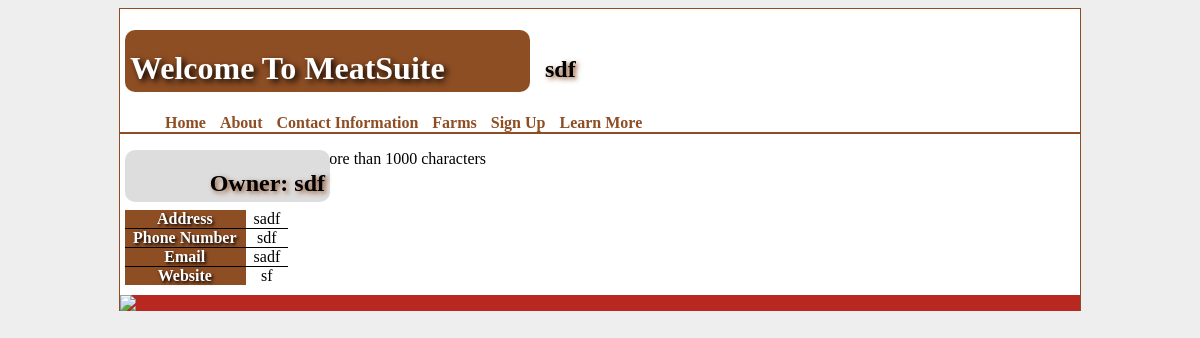
Page /index.php?page=profile&id=4 on the committed database.
### tables this page shows
CREATE TABLE IF NOT EXISTS `farms` (
  `FarmName` varchar(30) DEFAULT NULL,
  `owner` varchar(30) NOT NULL,
  `address` varchar(30) NOT NULL,
  `phone` varchar(30) NOT NULL,
  `email` varchar(30) NOT NULL,
  `website` varchar(30) NOT NULL,
  `organic` tinyint(1) NOT NULL,
  `beef` tinyint(1) NOT NULL,
  `pork` tinyint(1) NOT NULL,
  `chicken` tinyint(1) NOT NULL,
  `description` varchar(1000) DEFAULT NULL,
  `id` int(11) NOT NULL AUTO_INCREMENT,
  PRIMARY KEY (`id`)
);

### index.php (called while the page is built, shortened)
<?php
        include('functions.php');
        $pages = array(
            "home" => array(
                "header" => "Home"
            ),
            "about" => array(
                "header" => "About"
            ),
            "contactInfo" => array(
                "header" => "Contact Information"
            ),
			"farms" => array(
				"header" => "Farms"
			),
			"signup" => array (
				"header" => "Sign Up"
			),
			"profile" => array (
				"header" => "Profile",
                "showInMenu" => false
			),
			"learnmore" => array (
				"header" => "Learn More"
			),
			"description" => array (
				"header" => "Sign Up",
                "showInMenu" => false
			)
        );
        if (isset($_GET ["page"]) && isset($pages[$_GET["page"]])) {
            $currentPage = $_GET["page"];
        } else {
            $currentPage = "home";
        }
        $pageHeader = $pages[$currentPage]["header"];
        include "template.php";

### functions.php (called while the page is built, shortened)
<?php
    function query($query) {
        $result = mysql_query($query);
	if($result) {
            return $result;
        } else {
            echo "Error: ".mysql_error();
            return false;
        }
    }
?>

### profile.php (the view)
<?php
	$desc = query("SELECT * FROM farms WHERE id=".$_GET['id']."");
	$row = mysql_fetch_array($desc);?>
	<h2 id="ShopName">Owner: <?php echo $row['owner']; ?> </h2>
<div id="profileTable">
	<table border="1">
		<tr>
			<th>Address</th>
			<td><?php echo $row['address']; ?></td>
		</tr>
		<tr>
			<th>Phone Number</th>
			<td><?php echo $row['phone']; ?></td>
		</tr>
		<tr>
			<th>Email</th>
			<td><?php echo $row['email']; ?></td>
		</tr>
		<tr>
			<th>Website</th>
			<td><?php echo $row['website']; ?></td>
		</tr>
	</table>
</div>
<p>
	<?php
		if (isset ($row['description'])){
			echo $row['description'];
		}
		else{
			echo 'No description available.';
		}
	?>
</p>

### template.php (shortened to what this page needs)
<html>
	<head>
		<link rel="stylesheet" href="meatsuite.css" />
	</head>
	<body>
	<div class="Container">
		<div id="Headers">
			<h1>Welcome To MeatSuite</h1>
			<h2>
				<?php
					if ($pageHeader == 'Profile'){
						$desc = mysql_query("SELECT * FROM farms WHERE id='".$_GET['id']."'");
						$row = mysql_fetch_array($desc);
						echo $row['FarmName'];
					}
					else{
						echo $pageHeader;
					}
				?>
			</h2>
			<br style= "clear: both;"/>
		</div>
		<?php include 'Menu.php'; ?>
		<div class="Paragraph">
			<?php include $pageFile; ?>
			<br style= "clear: both;"/>
		</div>
		<footer style= "background-color:#b82820;">
			<img id ="Tompkins" src="http://ccetompkins.org/sites/all/themes/ccetompkins/images/logo.jpg" />
		</footer>
	</div>
	</body>
</html>

### meatsuite.css (style rules this page uses)
body { background:#eee; }
.Container { margin: 0 auto 0 auto; width: 960px; background:white; border-left:1px solid #8e4e24; border-right:1px solid #8e4e24; border-top:1px solid #8e4e24; }
h1 { text-align:left; width:400px; padding: 20px 0 5px 5px; background-color: #8e4e24; border-radius: 10px; -moz-border-radius: 10px; -webkit-border-radius: 10px; color:white; text-shadow: #000000 0.1em 0.1em 0.2em; float:left; margin-left:5px; }
h2 { color:#000000; text-shadow: #8e4e24 0.1em 0.1em 0.2em; margin: 47px 5px 0 5px; padding:0 0 30px 10px; float:left; }
.Paragraph p { width : auto; margin-right:5px; margin-left:5px; }
table, th, td { border-collapse:collapse; text-align:center; padding:0 8px 0 8px; margin-left:auto; margin-right:auto; }
table { border-style:hidden; }
th { background:#8e4e24; border:1px solid #8e4e24; border-bottom:1px solid black; color:white; text-shadow: #000000 0.1em 0.1em 0.2em; }
td { border:1px solid black; }
#ShopName { text-align:right; width:200px; padding: 20px 5px 5px 0; background-color: #ddd; border-radius: 10px; -moz-border-radius: 10px; -webkit-border-radius: 10px; color:black; text-shadow: #8e4e24 0.1em 0.1em 0.2em; float:left; margin:0 5px 0 5px; position:absolute; }
#profileTable { float:left; margin: 65px 5px 5px 5px; position:relative; bottom:5px; }

### rows in the picture
farms: FarmName "sdf", owner "sdf", address "sadf", phone "sdf", email "sadf", website "sf", description "No more than 1000 characters"

### other values in the picture
$values["header"] "Home"
$values["header"] "About"
$values["header"] "Contact Information"
$values["header"] "Farms"
$values["header"] "Sign Up"
$values["header"] "Learn More"
